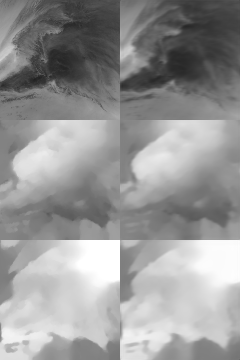
#> input picture MS-RNN_modified/save/GOES-ABI_test-set-9/MS-ConvLSTM/demo/random_seed_10_demo/truth_pred_img/12.png, 240 x 360 px, found by its file name
$ python recompose_rgb_from_results.py
#> lines starting #> are read from the running program, lines starting #| are printed output that depends on the picture
# This script is for use recomposing RGB images of the output from the models and dataset(s) used
# for the tornado-forecasting project.
# BD 8-13-2023

import matplotlib.pyplot as plt
import matplotlib
import numpy as np
import os
import imageio


sequences = list()
new_sequences = list()
save_dir = '.\\results_recomposed\\'
home_dir = '..\\..\\..\\datasets\\results\\eot_paper\\'

square_size = 120
cur_model = 'MS-ConvLSTM_demo'
seq_to_get = ['random_seed_11_demo', 'random_seed_29_demo', 'random_seed_37_demo', 'random_seed_47_demo', 'random_seed_58_demo', 'random_seed_70_demo']
#for seq in seq_to_get:
#    os.mkdir(os.path.join(save_dir, seq))


# normalize int8 png data (0-255) for use by plt for composing new images
def normalize_png(image):
    img_max = 255
    img_min = 0
    return np.clip( ( (image - img_min) / (img_max - img_min) ), 0, 1)


# compile and save RGB versions of images
def recompose_image(image_name = '1.png', image_dir = os.path.join(home_dir, cur_model, seq_to_get[0]), seq_name = 'results_seq_one'):   # square size refers to the config height and width from MS-RNN config.py
#> called with image_name = '12.png', seq_name = 'random_seed_11_demo'
    image = imageio.imread(os.path.join(image_dir, image_name))  # load image
#> image is the input picture: shape (360, 240, 3); min 32, max 255, mean 150.8

    # make recomposites
    img_rad = np.dstack([image[(square_size * 2):, :, 0], image[(square_size):(square_size * 2), :, 0], image[:(square_size), :, 0]])
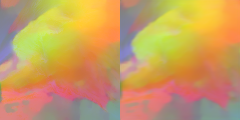
#> img_rad: shape (120, 240, 3); mean R, G, B 199.9, 156.4, 96.1
    img_no_rad = np.dstack([image[(square_size * 2):, :, 0], image[(square_size):(square_size * 2), :, 0], np.zeros((square_size, (square_size * 2), 1))])
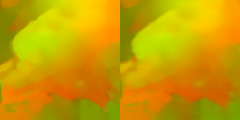
#> img_no_rad: shape (120, 240, 3) float64; mean R, G, B 199.9, 156.4, 0

    # save with matplotlib.pyplot
    rad_save_path = os.path.join(save_dir, seq_name, image_name[:-4] + '_rad.png')
    no_rad_save_path = os.path.join(save_dir, seq_name, image_name[:-4] + '_no_rad.png')
    matplotlib.use('Agg')   # don't display images when saving
    plt.imsave(rad_save_path, normalize_png(img_rad))
    plt.axis('off')     # don't display axes in output image
    plt.imsave(no_rad_save_path, normalize_png(img_no_rad))
    plt.axis('off')

    # return image names
    return [rad_save_path, no_rad_save_path]


# cycle through directories, get file names
def do_image_sequence(base_dir = home_dir, seq_name = 'sequencename'):
    # get list of original files
    seq_list = os.listdir(base_dir)
    seq_list.sort()

    # compose RGBs and aggregate list of recomposites
    new_seq_list = list()
    for i, img in enumerate(seq_list):
        new_seq_list.append(recompose_image(image_name = img, image_dir = base_dir, seq_name = seq_name))
        seq_list[i] = os.path.join(base_dir, seq_list[i])

    # append current sequence files to seq_list for compilation creation
    sequences.append(seq_list)
    new_sequences.append(new_seq_list)


# go through all dirs
for seq in seq_to_get:
    seq_dir = os.path.join(home_dir, cur_model, seq, 'truth_pred_img')
    do_image_sequence(seq_dir, seq)


# create graph-like arrays of the original result images
for k, seq in enumerate(sequences):
    # create subplots
    fig, axs = plt.subplots(2, 10, figsize = (60, 12))

    for i, ax in enumerate(fig.axes):
        # plot image
#> (the run stopped early here; a loop or call above may not have finished)
